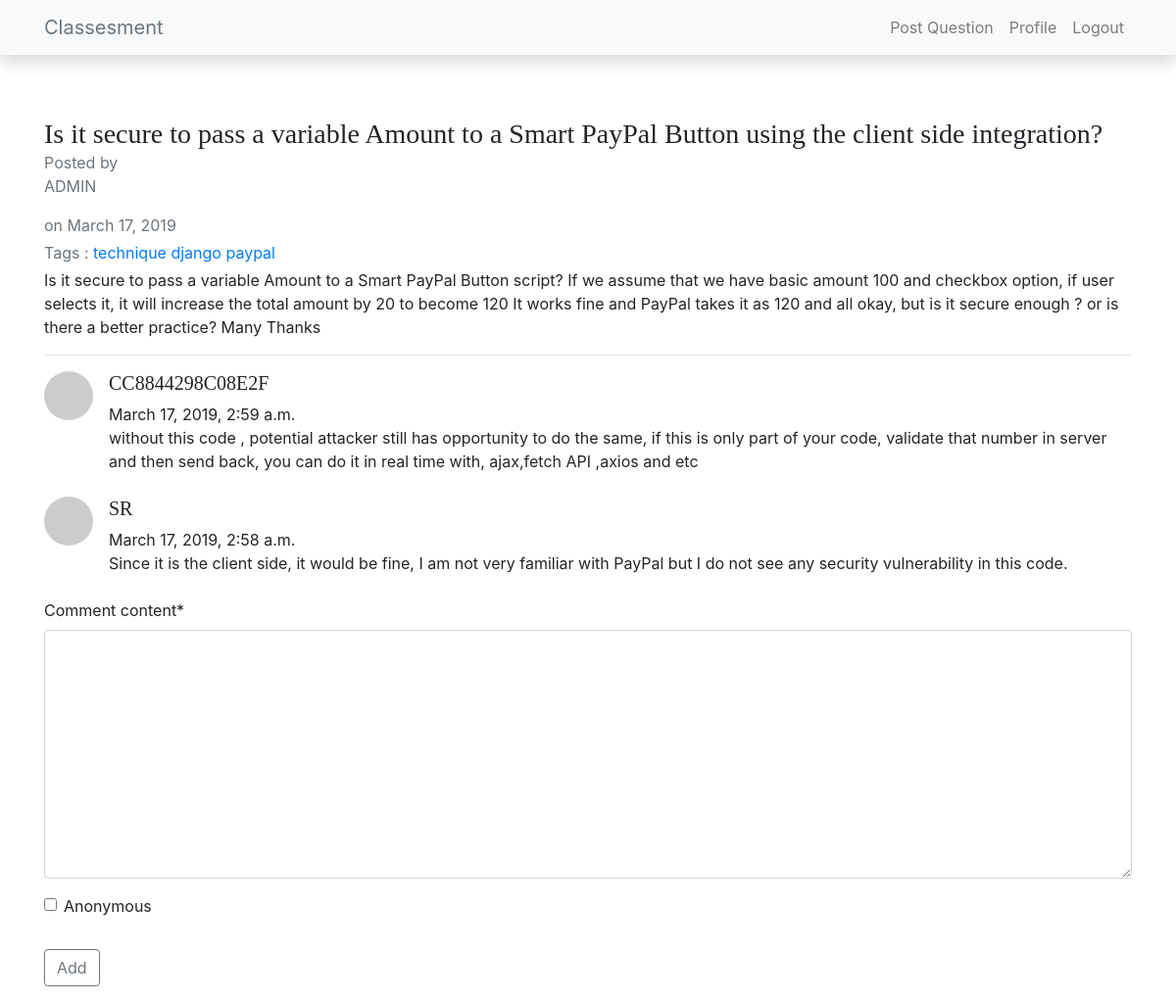
The page /thread/12 (signed in) on the database its author committed.
### blog/models.py (models this page shows, shortened)
class Post(models.Model):
    author = models.ForeignKey(User, on_delete=models.CASCADE)
    title = models.CharField(max_length = 100)
    content = models.TextField()
    dateposted = models.DateTimeField(default=timezone.now)
    tags = TaggableManager()
    anonymous = models.BooleanField()

class Comment(models.Model):
    article = models.ForeignKey(Post,on_delete = models.CASCADE)
    comment_author = models.CharField(max_length = 50)
    comment_content = models.TextField()
    comment_date = models.DateTimeField(default=timezone.now)
    anonymous = models.BooleanField()
    class Meta:
        ordering = ['-comment_date']

### blog/views.py (the view, shortened to what this page needs)
# urls.py: path('thread/<int:id>', views.thread, name='thread'),
@login_required
def thread(request, id):
    post = get_object_or_404(Post,id = id)
    author = post.author.username
    if post.anonymous == True:
        author = encrypt_string(post.author.username)[:15]
    comments = post.comment_set.all()
    comment_form = CommentForm()
    ctx = {
        'post': post,
        'author':author,
        'comment_form' : comment_form,
        'comments': comments
    }
    return render(request, 'blog/details.html', ctx)

### blog/forms.py
class CommentForm(forms.ModelForm):
    class Meta:
        model = Comment
        exclude = ('article', 'comment_author', 'comment_date',)

### blog/templates/blog/details.html (shortened to what this page needs)
{% extends "blog/base.html" %}
{% load crispy_forms_tags %}
    {% block content %}
    <h3 class="mb-0">{{ post.title }}</h3>
    <div class="mb-1 text-muted">Posted by <p style="text-transform:uppercase">{{ author }}</p> on {{ post.dateposted|date:"F d, Y" }}</div>
    {% if post.tags %}
    <div class="mb-1 text-muted"> Tags :
        {% for tag in post.tags.all %}
        <a href="{% url 'tag-view' tag %}">{{ tag }}</a>
        {% endfor %}
    </div>
    {% endif %}
    <p class="article-content">{{ post.content }}</p>
    <hr>
         {% if comments %}
            {% for comment in comments  %}
                <div class="media mb-4">
                <img class="d-flex mr-3 rounded-circle" src="http://placehold.it/50x50" alt="">
                <div class="media-body">
                    <h5 class="mt-0" style="text-transform:uppercase">{{comment.comment_author}}</h5>
                    {{comment.comment_date}} <br>
                    {{comment.comment_content}}
                </div>
                </div>
            {% endfor %}
            <form action="{% url 'thread' post.id %}" method="post" enctype="multipart/form-data">
                <fieldset class="form-group">
                    {{ comment_form|crispy }}
                </fieldset>
                <div class="form-group">
                    <button class="btn btn-outline-secondary" type="submit">Add</button>
                </div>
            </form>
            {% endif %}
    {% endblock content %}

### users/static/css/blog.css (style rules this page uses)
h1, h2, h3, h4, h5, h6 { font-family: "Playfair Display", Georgia, "Times New Roman", serif; }

### rows shown on the page
Post: title "Is it secure to pass a variable Amount to a Smart PayPal Button using the client side integration?", dateposted "March 17, 2019", content "Is it secure to pass a variable Amount to a Smart PayPal Button script? If we assume that we have basic amount 100 and checkbox option, if user selects it, it will increase the total amount by 20 to become 120 It works fine and PayPal takes it as 120 and all okay, but is it secure enough ? or is there a better practice? Many Thanks"
Tag: name "technique"
Tag: name "django"
Tag: name "paypal"
Comment: comment_author "CC8844298C08E2F", comment_date "March 17, 2019, 2:59 a.m.", comment_content "without this code , potential attacker still has opportunity to do the same, if this is only part of your code, validate that number in server and then send back, you can do it in real time with, ajax,fetch API ,axios and etc"
Comment: comment_author "SR", comment_date "March 17, 2019, 2:58 a.m.", comment_content "Since it is the client side, it would be fine, I am not very familiar with PayPal but I do not see any security vulnerability in this code."

### other values the page prints
{{ author }} "ADMIN"
